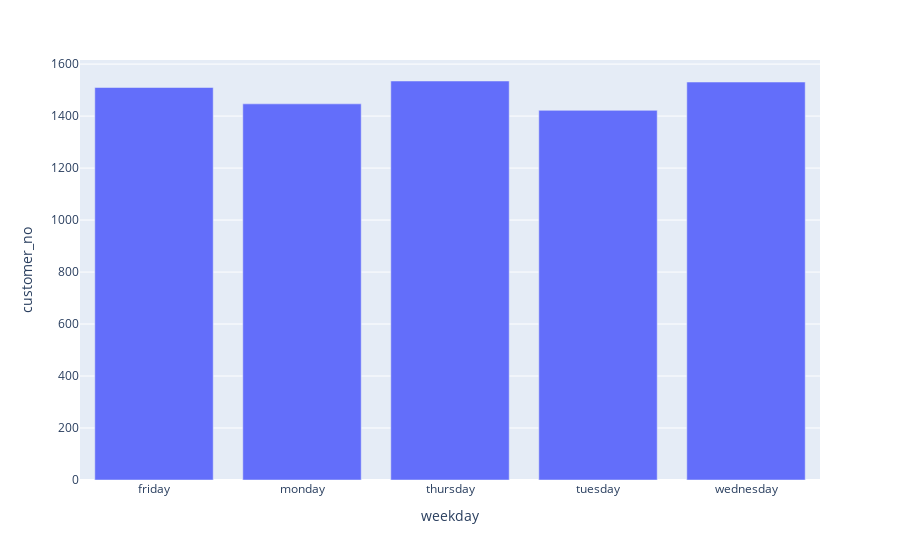

The notebook cell this image was saved under:
### Code cell
daily_customers = pd.DataFrame(df.groupby("weekday")["customer_no"].nunique())
daily_customers.reset_index(inplace=True)
px.bar(daily_customers, x='weekday', y='customer_no')

### Figure 1 — Plotly figure (JSON) as saved in the notebook; plotly's stock layout.template omitted (floating-point values rounded to 4 significant figures)
{"data": [{"alignmentgroup": "True", "hovertemplate": "weekday=%{x}<br>customer_no=%{y}<extra></extra>", "legendgroup": "", "marker": {"color": "#636efa", "pattern": {"shape": ""}}, "name": "", "offsetgroup": "", "orientation": "v", "showlegend": false, "textposition": "auto", "type": "bar", "x": ["friday", "monday", "thursday", "tuesday", "wednesday"], "xaxis": "x", "y": [1510, 1447, 1535, 1422, 1531], "yaxis": "y"}], "layout": {"barmode": "relative", "legend": {"tracegroupgap": 0}, "margin": {"t": 60}, "xaxis": {"anchor": "y", "domain": [0, 1], "title": {"text": "weekday"}}, "yaxis": {"anchor": "x", "domain": [0, 1], "title": {"text": "customer_no"}}}}
